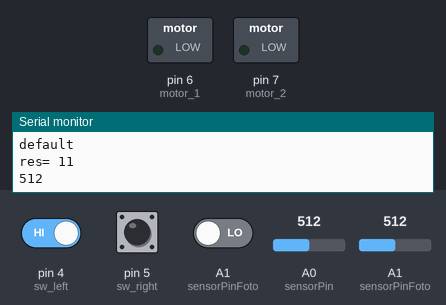
A sketch run on a simulated Arduino Uno, built with avr-gcc and run on an emulated ATmega328P. Parts: switched loads named in the sketch (green lamp = pin HIGH), the last lines printed to the serial monitor. Dashed ring = blinking. Inputs (shaded band) come from the test bench; at power-on: pin 5 (sw_right) HIGH, pin 4 (sw_left) HIGH, A1 (sensorPinFoto) LOW, A0 (sensorPin) = 512, A1 (sensorPinFoto) = 512.

Above: at 2.0 s.
2.1 s: pin 5 (sw_right) pulled LOW for 1.35 s
At 4.2 s:
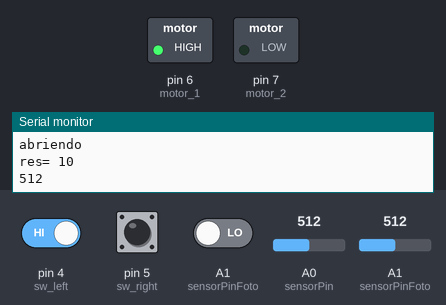
8.8 s: pin 5 (sw_right) pulled LOW for 3.2 s
At 9.7 s:
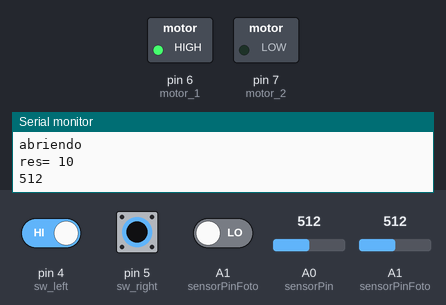
13.7 s: pin 4 (sw_left) driven LOW and A1 (sensorPinFoto) driven HIGH
At 15.2 s:
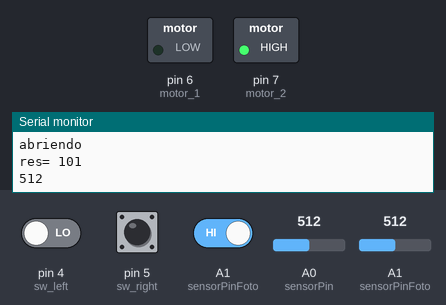
18.0 s: pin 4 (sw_left) driven HIGH
Timing chart, 0 to 21.0 s (numbered marks = the images above; inputs shaded):
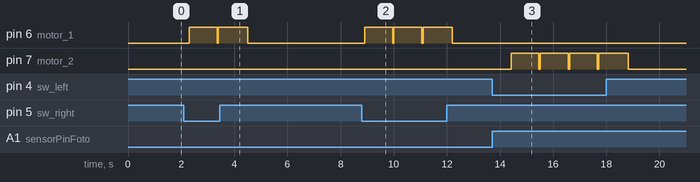

Measured:
- after the input at 2.1 s, pin 6 (motor_1): alternates HIGH for 1.1 s and LOW for 0.05 s, 4 changes in all, then stays LOW, starting after 0.20 s
- after the input at 8.8 s, pin 6 (motor_1): alternates HIGH for 1.1 s and LOW for 0.05 s, starting after 0.11 s
- after the input at 13.7 s, pin 7 (motor_2): alternates HIGH for 1.1 s and LOW for 0.05 s, starting after 0.71 s

The sketch:

comunica_serial.ino
```cpp
// this version work with door ok 17nov
char dataString[30] = {0};
char dataLuz[50] = {0};

int a =0;
int b =0;
int sensorPin = 0; //A0 ?
int sensorPinFoto=1; //A1 fotoresitor
int LDR = 0;


// interface motor
int motor_1 = 6; // pin D6
int motor_2 = 7; // pin D7
// switch puerta
int sw_left = 4; // pin D4
int sw_right = 5; // pin D5

int sw_boton = 8; // pin D8

String switch_d;
int swl;
int swr;
int swb;
int sw;

void setup() {
  Serial.begin(9600);              //Starting serial communication
  pinMode(motor_1, OUTPUT);
  pinMode(motor_2, OUTPUT);
  pinMode(sw_left, INPUT);
  pinMode(sw_right, INPUT);
  pinMode(sw_boton, INPUT);
  pinMode(A1, INPUT);
  pinMode(A3, INPUT);
  pinMode(A2, INPUT);

}


void loop() {
  //Serial.print("Valor: ");

  //swl=digitalRead(A2);
  //swr=digitalRead(A3);

  swl=digitalRead(sw_left);
  swr=digitalRead(sw_right);
  //swb=digitalRead(sw_boton);
  swb=digitalRead(A1);
  delay(50);
  switch_d = String(swb) + String(swl) + String(swr);
  sw = switch_d.toInt();
  switch(sw){
        case 0:

            digitalWrite(motor_2,LOW);
            digitalWrite(motor_1,LOW);
            delay(50);
            digitalWrite(motor_1,HIGH);
            Serial.println("derec1a..abierto");
            break;
        case 001:
            digitalWrite(motor_1,LOW);
            digitalWrite(motor_2,LOW);
            delay(50);
            Serial.println("quieto_abierto");
            break;
        case 10:
            digitalWrite(motor_2,LOW);
            digitalWrite(motor_1,LOW);
            delay(50);
            digitalWrite(motor_1,HIGH);
            Serial.println("abriendo");
            break;
        case 100:
            digitalWrite(motor_2,LOW);
            digitalWrite(motor_1,LOW);
            delay(50);
            digitalWrite(motor_2,HIGH);
            Serial.println("abriendo");
            break;
        case 101:
            digitalWrite(motor_2,LOW);
            digitalWrite(motor_1,LOW);
            delay(50);
            digitalWrite(motor_2,HIGH);
            Serial.println("abriendo");
            break;
        case 110:
            delay(50);
            digitalWrite(motor_1,LOW);
            digitalWrite(motor_2,LOW);
            Serial.println("quieto_cerrado");

            break;

         default:
            delay(50);
            digitalWrite(motor_1,LOW);
            digitalWrite(motor_2,LOW);
            Serial.println("default");
            break;
         }

  Serial.println("res= "+ String(sw));

  LDR = analogRead(sensorPinFoto);


   if (LDR > 280){
    b=1;
    }
   else {
     b=0;}
  Serial.println(LDR);   // send the data
  //Serial.println(b);   // send the data

  int reading = analogRead(sensorPin);
  float voltage = reading * 5.0;
  voltage /= 1024.0;
  float temperatureC = (voltage - 0.5) * 100 ;
  a=temperatureC;                          // a value increase every loop
/* a = prob1;
 b =  prob2;*/
  //sprintf(dataString,"%02X",a); // convert a value to hexa
  //sprintf(dataLuz,"%02X",b); // convert a value to hexa */
  //Serial.println(dataLuz);   // send the data
  //Serial.println(dataString);   // send the data
  delay(1000);                  // give the loop some break

}
```
